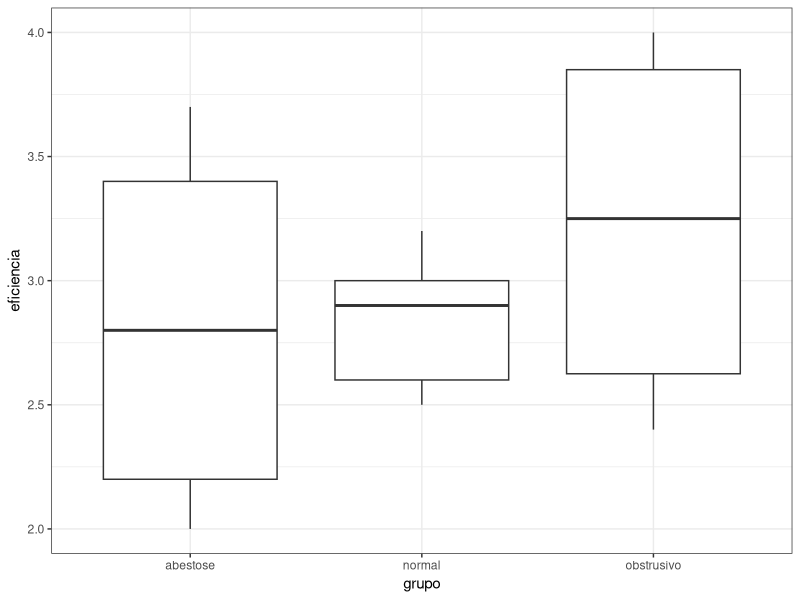

Generate this figure with R:
## ---- chunk 1
x <- c(2.9, 3.0, 2.5, 2.6, 3.2) # normal subjects
y <- c(3.8, 2.7, 4.0, 2.4)      # with obstructive airway disease
z <- c(2.8, 3.4, 3.7, 2.2, 2.0) # with asbestosis

dados <- data.frame(eficiencia = c(x, y, z),
                    grupo = c(rep("normal", length(x)),
                              rep("obstrusivo", length(y)),
                              rep("abestose", length(z)))
                    )

kruskal.test(eficiencia ~ grupo,
             data = dados)

library(ggplot2)
theme_set(theme_bw())
library(reshape2)

ggplot(dados, aes(x = grupo, y = eficiencia)) +
  geom_boxplot()
